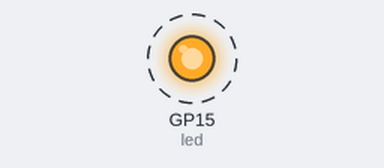
The program below on a simulated Raspberry Pi Pico running MicroPython. Shown: output pins drawn as LEDs (lit = HIGH). Dashed ring = blinking.

Above: at 0.5 s.
Timing chart, 0 to 4.6 s (numbered marks = the images above):
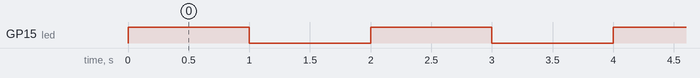

Measured:
- by itself, GP15 (led): alternates HIGH for 1.0 s and LOW for 1.0 s

The program:

led-001.py
```python
"""
LED Blink Example on Raspberry Pi Pico

概要:
  このスクリプトは、MicroPython を用いて Raspberry Pi Pico 上で GPIO15 に接続された LED を 1 秒ごとに点灯・消灯させる例です。

配線方法:
  図示の例
  【配線図】
  (Raspberry Pi Pico)
          +----------------+
          |                |
          |  GPIO15 (LED)  ---+---[330Ω]---|>|--- GND
          |                |
          +----------------+

動作環境:
  - Raspberry Pi Pico
  - MicroPython 実行環境

作成者:
  [Your Name]

作成日:
  2025-03-02
"""

from machine import Pin
import time

led = Pin(15, Pin.OUT)  # GPIO15 を出力として設定

while True:
    led.value(1)  # LED をオン
    time.sleep(1) # 1秒待つ
    led.value(0)  # LED をオフ
    time.sleep(1) # 1秒待つ
```
